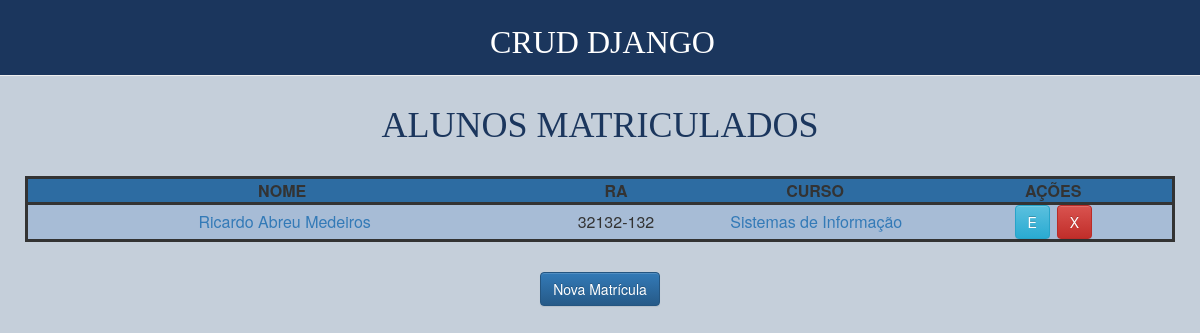
The page /listarMatriculados/ on the database as committed earlier.
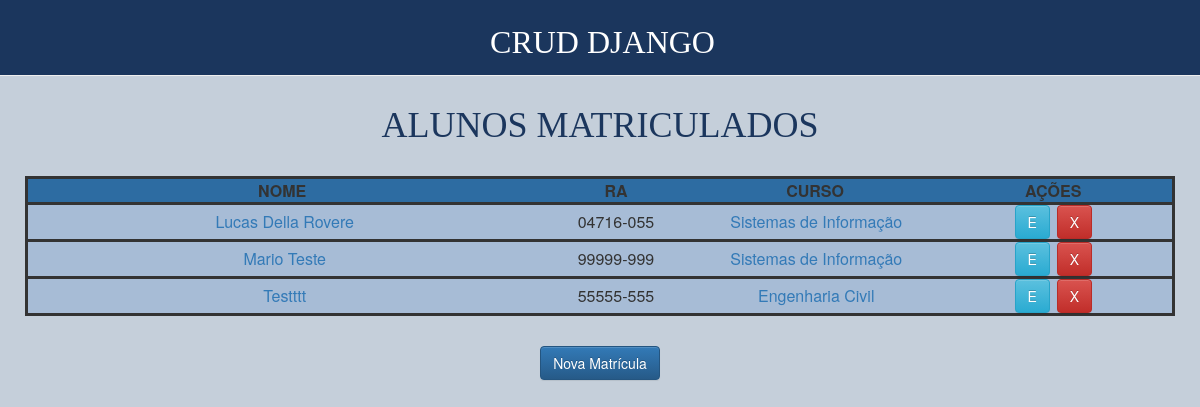
The same page on the database as committed later.
### matriculas/models.py (models this page shows, shortened)
class Matricula(models.Model):
    nome = models.CharField(max_length=100)
    cpf = cpffield.CPFField('CPF', max_length=14, unique=True)
    ra = models.CharField('RA', unique=True, max_length=9)
    curso = models.ForeignKey(Curso, on_delete=models.CASCADE, default=None)
    dt_criacao = models.DateTimeField(auto_now_add=True)
    observacoes = models.TextField('Observações', null=True, blank=True)

class Curso(models.Model):
    descricao = models.CharField(max_length=100)
    materias = models.ManyToManyField(Materia)

### matriculas/views.py (the view)
# urls.py: path('listarMatriculados/', listarMatriculados, name='url_lista'),
def listarMatriculados(request):
    data = {}
    data['matriculas'] = Matricula.objects.all()
    return render(request, 'matriculas/listarMatriculados.html', data)

### matriculas/templates/matriculas/listarMatriculados.html (shortened to what this page needs)
{% load static %}
<html>
<head>
    <link rel="stylesheet" href="//maxcdn.bootstrapcdn.com/bootstrap/3.2.0/css/bootstrap.min.css">
    <link rel="stylesheet" href="//maxcdn.bootstrapcdn.com/bootstrap/3.2.0/css/bootstrap-theme.min.css">
    <link rel="stylesheet" href="{% static 'css/crud.css' %}">
</head>
<body class="ground">
<div class="page-header">
    <h1>CRUD DJANGO</h1>
</div>
<h1 style="color: #1B365D; margin-top: 3rem;">ALUNOS MATRICULADOS</h1>
<div style="margin-top: 3rem" align="center">
    {% if matriculas|length > 0%}
    <table style="border: solid; 1px; ">
        <tr style="background-color: #2d6ca2">
            <th style="width: 15%; text-align: center;">NOME</th>
            <th style="width: 10%; text-align: center;">RA</th>
            <th style="width: 15%; text-align: center;">CURSO</th>
            <th style="width: 15%; text-align: center;">AÇÕES</th>
        </tr>
        {% for matricula in matriculas %}
        <tr style="background-color: #A7BCD6; border: solid; 1px;">
            <td width="32%" style=" text-align: center;">
                <a style="margin-left: 1%"
                   href="{% url 'url_aluno' matricula.cpf%}">{{ matricula.nome | title | truncatechars:28 }}</a>
            </td>
            <td style="text-align: center;">{{ matricula.ra }}</td>
            <td style="text-align: center;"><a style="margin-left: 1%"
                   href="{% url 'url_curso' matricula.id %}">{{ matricula.curso.descricao }}</a></td>
            <td style="text-align: center; width: 12%">
                <a type="button" class="btn btn-info" href="{% url 'url_editar' matricula.id%}">E</a>
                <a style="margin-left: 1%" type="button" class="btn btn-danger" id='linkButton' href="{% url 'url_deletar' matricula.id%}" onclick="return confirm('Você tem certeza que deseja excluir esse registro?')">X</a>
            </td>
        </tr>
        {% endfor %}
    </table>
    {% else %}
    <div style="margin-top: 12rem">
        <span style="color: red; margin-top: 3rem;">AINDA NÃO EXISTEM REGISTROS DE MATRÍCULAS NO SISTEMA</span>
    </div>
    <div style="margin-top: 12rem">
    </div>
    {% endif %}
    <div style="margin-top: 3rem" align="center">
        <a class="btn btn-primary" href="{% url 'url_cadastro' %}">Nova Matrícula</a>
    </div>
</div>
</body>
</html>
<link href="https://cdnjs.cloudflare.com/ajax/libs/toastr.js/2.0.1/css/toastr.css" rel="stylesheet"/>

### matriculas/static/css/crud.css (style rules this page uses)
h1, h2 { text-align: center; color: white; font-family: 'Permanent Marker', cursive; }
.ground { background-color : #C5CFDA; }
.page-header { background-color: #1B365D; margin-top: 0; padding: 5px 5px 5px 10px; }
.page-header h1, .page-header h1 a, .page-header h1 a:visited, .page-header h1 a:active { color: #ffffff; font-size: 24pt; text-decoration: none; }
h1, h2, h3, h4 { font-family: 'Lobster', cursive; }

Rows that differ between the two databases and show on the page:
removed Matricula: nome "Ricardo Abreu Medeiros", ra "32132-132", curso.descricao "Sistemas de Informação"
added Matricula: nome "Lucas Della Rovere", ra "04716-055", curso.descricao "Sistemas de Informação"
added Matricula: nome "Mario Teste", ra "99999-999", curso.descricao "Sistemas de Informação"
added Matricula: nome "Testttt", ra "55555-555", curso.descricao "Engenharia Civil"
